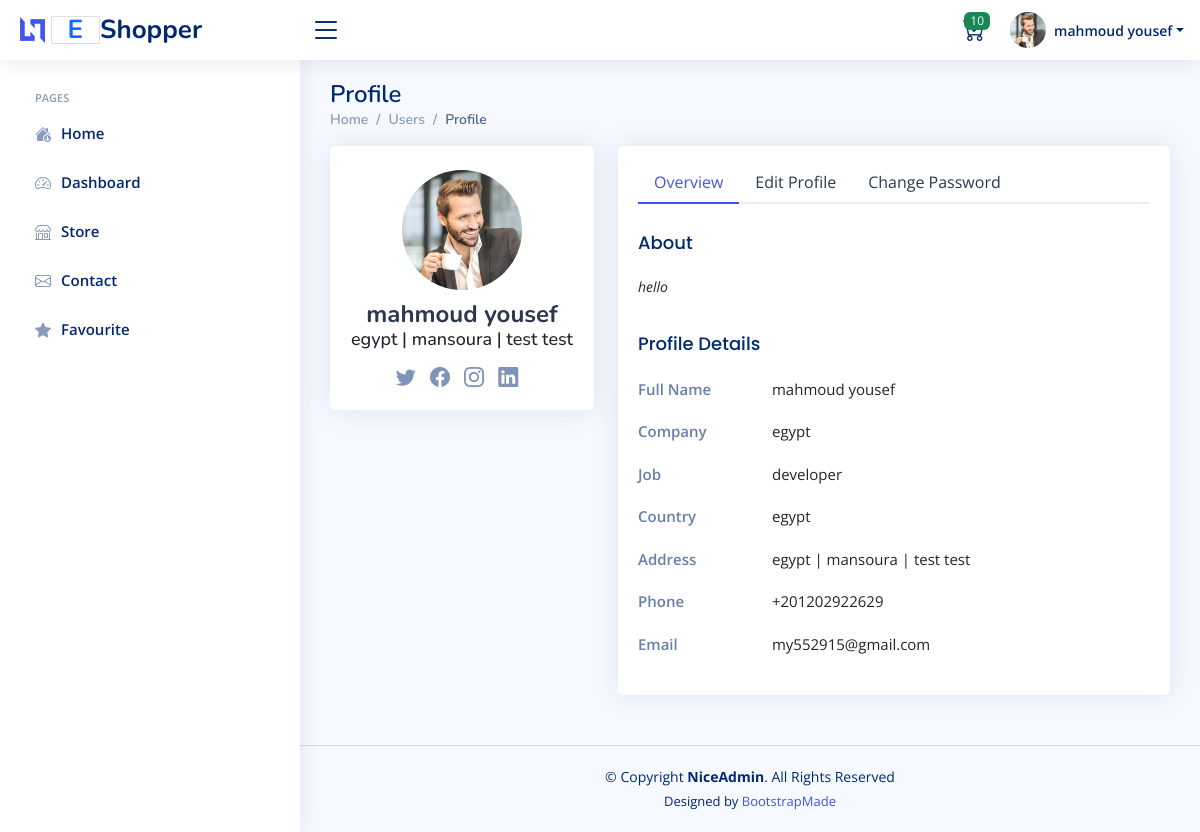
Screenshot of /accounts/ (signed in) with the database file from the repository.
### settings/models.py (models this page shows, shortened)
class Settings(models.Model):
    site_name = models.CharField( max_length=50)
    logo = models.ImageField( upload_to='setting/')
    phone = models.CharField( max_length=30)
    email = models.EmailField( max_length=254)
    description = models.TextField(max_length=1000)
    fb_link = models.URLField( max_length=200)
    twitter_link = models.URLField( max_length=200)
    instagram_link = models.URLField( max_length=200)
    address = models.CharField( max_length=50)
    get_in_touch = models.TextField(max_length=1000)

### accounts/models.py (models this page shows, shortened)
class Profile(models.Model):
    user = models.OneToOneField(User,on_delete=models.CASCADE)
    address = models.CharField(max_length=50,blank=True , null=True)
    image = models.ImageField(upload_to='users_images/',blank=True , null=True)
    about = models.TextField(max_length=4000 , blank=True , null=True)
    country = models.CharField(max_length=50 ,blank=True, null=True)
    company = models.CharField(max_length=100 ,blank=True, null=True)
    address_line_1 = models.CharField( max_length=50 , blank=True , null=True)
    address_line_2 = models.CharField( max_length=50 , blank=True , null=True)
    headline = models.CharField(max_length=50 , blank=True, null=True)
    city = models.CharField(max_length=50 ,blank=True, null=True)
    def full_name(self):
        return f'{self.user.first_name} {self.user.last_name}'
    def full_address(self):
        return f"{self.country} | {self.city} | {self.address_line_1} {self.address_line_2}"

class User(AbstractBaseUser):
    first_name      = models.CharField(max_length=50)
    last_name       = models.CharField(max_length=50)
    username        = models.CharField(max_length=50, unique=True)
    email           = models.EmailField(max_length=100, unique=True)
    phone_number    = models.CharField(max_length=50)
    date_joined     = models.DateTimeField(auto_now_add=True)
    last_login      = models.DateTimeField(auto_now_add=True)
    is_admin        = models.BooleanField(default=False)
    is_staff        = models.BooleanField(default=False)
    is_active        = models.BooleanField(default=False)
    is_superadmin        = models.BooleanField(default=False)
    USERNAME_FIELD = 'email'
    REQUIRED_FIELDS = ['username', 'first_name', 'last_name']
    objects = MyAccountManager()

### accounts/views.py (the view)
# urls.py: path('' , views.profile , name="profile" ),
def profile(request):
    profile = Profile.objects.get(user=request.user)
    if request.method == "POST":
        user_form = UserForm(request.POST , instance=request.user)
        profile_form = ProfileForm(request.POST,request.FILES,instance=profile)
        if user_form.is_valid() and profile_form.is_valid():
            user_form.save()
            my_profile = profile_form.save(commit=False)
            my_profile.user = request.user
            my_profile.save()
            messages.success(request, 'Profile updated successfully')
            return redirect('profile')
    else:
        user_form = UserForm(instance=request.user)
        profile_form = ProfileForm(instance=profile)
    context = {
        'profile':profile,
        'user_form':user_form,
        'profile_form':profile_form
    }
    return render(request , 'profile/profile.html' , context)

### accounts/templates/profile/profile.html (shortened to what this page needs)
{% load static %}
{% load django_bootstrap5 %}
<!DOCTYPE html>
<html lang="en">
<head>
    <link href="{% static 'profile/assets/vendor/bootstrap/css/bootstrap.min.css'%}" rel="stylesheet">
    <link href="{% static 'profile/assets/vendor/bootstrap-icons/bootstrap-icons.css'%}" rel="stylesheet">
    <link href="{% static 'profile/assets/vendor/boxicons/css/boxicons.min.css'%}" rel="stylesheet">
    <link href="{% static 'profile/assets/vendor/quill/quill.snow.css'%}" rel="stylesheet">
    <link href="{% static 'profile/assets/vendor/quill/quill.bubble.css'%}" rel="stylesheet">
    <link href="{% static 'profile/assets/vendor/remixicon/remixicon.css'%}" rel="stylesheet">
    <link href="{% static 'profile/assets/vendor/simple-datatables/style.css'%}" rel="stylesheet">
    <link href="{% static 'profile/assets/css/style.css'%}" rel="stylesheet">
</head>
<body>
    <header id="header" class="header fixed-top d-flex align-items-center">
        <div class="d-flex align-items-center justify-content-between">
            <a href="index.html" class="logo d-flex align-items-center">
                <img src="assets/img/logo.png" alt="">
                <span
                    class="text-primary font-weight-bold border px-3 mr-1">E</span><span>{{about_site.site_name}}</span>
            </a>
            <i class="bi bi-list toggle-sidebar-btn"></i>
        </div>
        <nav class="header-nav ms-auto">
            <ul class="d-flex align-items-center">
                {% if cart_counter == 0 %}
                <a class="nav-link nav-icon" href="{% url 'cart'%}">
                    <i class="bi bi-cart"></i>
                    <span class="badge bg-success badge-number">{{cart_counter}}</span>
                </a>
                {% else %}
                <a class="nav-link nav-icon" href="{% url 'cart'%}">
                    <i class="bi bi-cart-check"></i>
                    <span class="badge bg-success badge-number">{{cart_counter}}</span>
                </a>
                {% endif %}
                <li class="nav-item dropdown pe-3">
                    <a class="nav-link nav-profile d-flex align-items-center pe-0" href="#" data-bs-toggle="dropdown">
                        <img src="{% if profile.image %}{{profile.image.url}}{% else %}https://bootdey.com/img/Content/avatar/avatar7.png{% endif %}"
                            alt="Profile" class="rounded-circle">
                        <span class="d-none d-md-block dropdown-toggle ps-2">{{profile.full_name}}</span>
                    </a>
                </li>
            </ul>
        </nav>
    </header>
    <aside id="sidebar" class="sidebar">
        <ul class="sidebar-nav" id="sidebar-nav">
            <li class="nav-heading">Pages</li>
            <li class="nav-item">
                <a class="nav-link collapsed" href="/">
                    <i class="bi bi-house-down-fill"></i>
                    <span>Home</span>
                </a>
            </li>
            <li class="nav-item">
                <a class="nav-link collapsed" href="{% url 'dashboard'%}">
                    <i class="bi bi-speedometer2"></i>
                    <span>Dashboard</span>
                </a>
            </li>
            <li class="nav-item">
                <a class="nav-link collapsed" href="{% url 'product_list'%}">
                    <i class="bi bi-shop"></i>
                    <span>Store</span>
                </a>
            </li>
            <li class="nav-item">
                <a class="nav-link collapsed" href="{% url 'contact'%}">
                    <i class="bi bi-envelope"></i>
                    <span>Contact</span>
                </a>
            </li>
            <li class="nav-item">
                <a class="nav-link collapsed" href="{% url 'favourite'%}">
                    {% if product_count == 0 %}
                    <i class="bi bi-star"></i>
                    {% else %}
                    <i class="bi bi-star-fill"></i>
                    {% endif %}
                    <span>Favourite</span>
                </a>
            </li>
        </ul>
    </aside>
    <main id="main" class="main">
        <div class="pagetitle">
            <h1>Profile</h1>
            <nav>
                <ol class="breadcrumb">
                    <li class="breadcrumb-item"><a href="/">Home</a></li>
                    <li class="breadcrumb-item">Users</li>
                    <li class="breadcrumb-item active">Profile</li>
                </ol>
            </nav>
        </div>
        <section class="section profile">
            <div class="row">
                <div class="col-xl-4">
                    <div class="card">
                        <div class="card-body profile-card pt-4 d-flex flex-column align-items-center">
                            <img src="{% if profile.image %}{{profile.image.url}}{% else %}https://bootdey.com/img/Content/avatar/avatar7.png{% endif %}"
                                alt="Profile" class="rounded-circle">
                            <h2>{{profile.full_name}}</h2>
                            <h3>{{profile.full_address}}</h3>
                            <div class="social-links mt-2">
                                <a href="#" class="twitter"><i class="bi bi-twitter"></i></a>
                                <a href="#" class="facebook"><i class="bi bi-facebook"></i></a>
                                <a href="#" class="instagram"><i class="bi bi-instagram"></i></a>
                                <a href="#" class="linkedin"><i class="bi bi-linkedin"></i></a>
                            </div>
                        </div>
                    </div>
                </div>
                <div class="col-xl-8">
                    <div class="card">
                        <div class="card-body pt-3">
                            <ul class="nav nav-tabs nav-tabs-bordered">
                                <li class="nav-item">
                                    <button class="nav-link active" data-bs-toggle="tab"
                                        data-bs-target="#profile-overview">Overview</button>
                                </li>
                                <li class="nav-item">
                                    <button class="nav-link" data-bs-toggle="tab" data-bs-target="#profile-edit">Edit
                                        Profile</button>
                                </li>
                                <li class="nav-item">
                                    <button class="nav-link" data-bs-toggle="tab"
                                        data-bs-target="#profile-change-password">Change Password</button>
                                </li>
                            </ul>
                            <div class="tab-content pt-2">
                                <div class="tab-pane fade show active profile-overview" id="profile-overview">
                                    <h5 class="card-title">About</h5>
                                    <p class="small fst-italic">{{profile.about}}</p>
                                    <h5 class="card-title">Profile Details</h5>
                                    <div class="row">
                                        <div class="col-lg-3 col-md-4 label ">Full Name</div>
                                        <div class="col-lg-9 col-md-8">{{profile.full_name}}</div>
                                    </div>
                                    <div class="row">
                                        <div class="col-lg-3 col-md-4 label">Company</div>
                                        <div class="col-lg-9 col-md-8">{{profile.country}}</div>
                                    </div>
                                    <div class="row">
                                        <div class="col-lg-3 col-md-4 label">Job</div>
                                        <div class="col-lg-9 col-md-8">{{profile.headline}}</div>
                                    </div>
                                    <div class="row">
                                        <div class="col-lg-3 col-md-4 label">Country</div>
                                        <div class="col-lg-9 col-md-8">{{profile.country}}</div>
                                    </div>
                                    <div class="row">
                                        <div class="col-lg-3 col-md-4 label">Address</div>
                                        <div class="col-lg-9 col-md-8">{{profile.full_address}}</div>
                                    </div>
                                    <div class="row">
                                        <div class="col-lg-3 col-md-4 label">Phone</div>
                                        <div class="col-lg-9 col-md-8">{{profile.user.phone_number}}</div>
                                    </div>
                                    <div class="row">
                                        <div class="col-lg-3 col-md-4 label">Email</div>
                                        <div class="col-lg-9 col-md-8">{{profile.user.email}}</div>
                                    </div>
                                </div>
                            </div>
                        </div>
                    </div>
                </div>
            </div>
        </section>
    </main>
    <footer id="footer" class="footer">
        <div class="copyright">
            &copy; Copyright <strong><span>NiceAdmin</span></strong>. All Rights Reserved
        </div>
        <div class="credits">
            Designed by <a href="https://bootstrapmade.com/">BootstrapMade</a>
        </div>
    </footer>
</body>
</html>

### rows the page displays
Settings: site_name "Shopper"
Profile: image (picture), full_name "mahmoud yousef", full_address "egypt | mansoura | test test", about "hello", country "egypt", headline "developer", user.phone_number "+201202922629", user.email "my552915@gmail.com"

### other values shown
{{ cart_counter }} "10"
